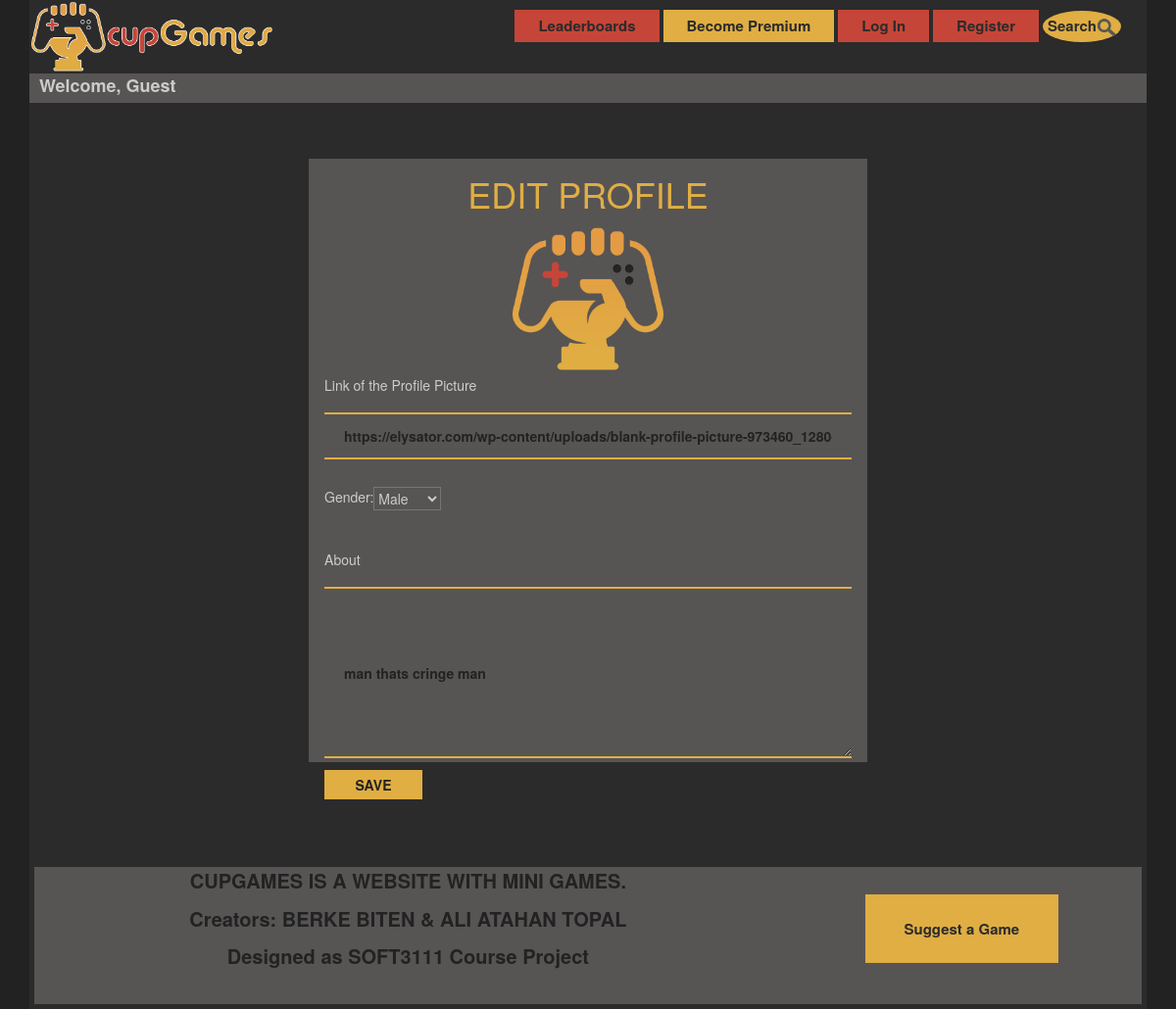
Page /editprofile/kelbero on the committed database.
### cupApp/models.py (models this page shows, shortened)
class Account(models.Model):
    username = models.CharField(max_length=20, primary_key=True)
    password = models.CharField(max_length=50)
    email = models.CharField(max_length=100)
    date_of_birth = models.DateField(blank=True, null=True)
    gender = models.CharField(max_length=1)
    coins = models.IntegerField(default=500)
    level = models.IntegerField(default=1)
    type = models.CharField(max_length=2, default="FU")
    about_text = models.TextField(blank=True, null=True)
    registration_date = models.DateTimeField(default=timezone.now())
    isPremium = models.BooleanField(default=False)
    playLimit = models.IntegerField(default=15)
    last_visit_date = models.DateTimeField(default=timezone.now())
    warn_value = models.IntegerField(default=0)
    is_banned = models.BooleanField(default=False)
    profile_pic = models.CharField(max_length=1500, null=True, blank=True)

### cupApp/views.py (the view)
# urls.py: path('editprofile/<str:pk>', views.editprofile, name="editprofile"),
def editprofile(request, pk):
    account = get_object_or_404(Account, username=pk)
    if request.method == 'POST':
        gender = request.POST.get('dropdown')
        about = request.POST.get('about')
        profile_pic = request.POST.get('profile_pic')
        Account.objects.filter(username=account.username).update(gender=gender, about_text=about, profile_pic=profile_pic)
        return redirect('profile', pk=pk)
    return render(request, 'cupApp/editprofile.html', {'account': account})

### cupApp/templates/cupApp/editprofile.html (shortened to what this page needs)
{% extends 'cupApp/base.html' %}
{% load static %}
{% block content %}
    <div class="accountsettings">
        <h1>EDIT PROFILE</h1>
        <img src={% static 'img/CGLogoIcon.png' %}>
        <br method="post" action="{% url 'editprofile' pk=request.session.username %}">
        <p>Link of the Profile Picture</p>
        <input type="text" name="profile_pic" placeholder="{{ account.profile_pic }}"/>
        <div class="gender">
            <br><p>Gender: </p>
            <select name="dropdown">
                {% if account.gender == 'M' %}
                    <option value="M" selected>Male</option>
                {% else %}
                    <option value="M">Male</option>
                {% endif %}
            </select>
        </div>
        <br>
        <br><p>About</p>
        <textarea id="txtarea" type="text" name="about"
                  placeholder="{{ account.about_text }}"></textarea>
        <button type="submit">Save</button>
    </div>
{% endblock %}

### cupApp/static/css/style.css (style rules this page uses)
html { height: 100%; }
body { height: 100%; overflow-x: hidden; overflow-y: scroll; background-color: #222222; color: #cccccc; }
textarea { min-width: 100%; max-width: 100%; min-height: 30%; max-height: 30%; padding: 12px 20px; margin: 8px 0; display: inline-block; border-top-color: #E0AE43; border-bottom-color: #E0AE43; border-width: 2px 0px 2px 0px; border-style: solid; box-sizing: border-box; background-color: #575454; align-content: center; }
.accountsettings { height: 70%; margin: 5% auto 5%; width: 50%; padding: 16px; background-color: #575454; }
.accountsettings select { background-color: #575454; }
.gender p { float:left; }
.accountsettings h1 { color: #E0AE43; text-align: center; margin-top: 0; }
.accountsettings input { width: 100%; padding: 12px 20px; margin: 8px 0; display: inline-block; border-top-color: #E0AE43; border-bottom-color: #E0AE43; border-width: 2px 0px 2px 0px; border-style: solid; box-sizing: border-box; background-color: #575454; align-content: center; }
.accountsettings button { width: 100px; height: 30px; background-color: #E0AE43; color: #222222; border: 0; font-weight: bold; text-transform: uppercase; -webkit-transition: -webkit-transform 0.3s; transition: transform 0.3s; }
.accountsettings img { margin-left: 35%; margin-right: 35%; width: 30%; }

### rows in the picture
Account: profile_pic "https://elysator.com/wp-content/uploads/blank-profile-picture-973460_1280-e1523978675847.png", dropdown "Male", about "man thats cringe man"
